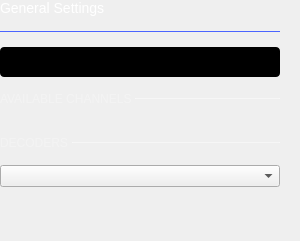
                   <widget class="QWidget" name="scrollAreaWidgetContents">
                    <property name="geometry">
                     <rect>
                      <x>0</x>
                      <y>0</y>
                      <width>300</width>
                      <height>241</height>
                     </rect>
                    </property>
                    <property name="sizePolicy">
                     <sizepolicy hsizetype="Expanding" vsizetype="Preferred">
                      <horstretch>0</horstretch>
                      <verstretch>0</verstretch>
                     </sizepolicy>
                    </property>
                    <layout class="QVBoxLayout" name="verticalLayout_6">
                     <property name="spacing">
                      <number>15</number>
                     </property>
                     <property name="leftMargin">
                      <number>0</number>
                     </property>
                     <property name="topMargin">
                      <number>0</number>
                     </property>
                     <property name="rightMargin">
                      <number>20</number>
                     </property>
                     <property name="bottomMargin">
                      <number>0</number>
                     </property>
                     <item>
                      <widget class="QLabel" name="label_3">
                       <property name="styleSheet">
                        <string notr="true">color: white;
font-size: 14px;
font-weight: normal;
</string>
                       </property>
                       <property name="text">
                        <string>General Settings</string>
                       </property>
                      </widget>
                     </item>
                     <item>
                      <widget class="Line" name="line">
                       <property name="maximumSize">
                        <size>
                         <width>16777215</width>
                         <height>1</height>
                        </size>
                       </property>
                       <property name="styleSheet">
                        <string notr="true">border: 2px solid #4a64ff</string>
                       </property>
                       <property name="frameShadow">
                        <enum>QFrame::Plain</enum>
                       </property>
                       <property name="lineWidth">
                        <number>2</number>
                       </property>
                       <property name="orientation">
                        <enum>Qt::Horizontal</enum>
                       </property>
                      </widget>
                     </item>
                     <item>
                      <layout class="QVBoxLayout" name="sweepSettingLayout">
                       <property name="spacing">
                        <number>15</number>
                       </property>
                      </layout>
                     </item>
                     <item>
                      <widget class="adiscope::CustomSwitch" name="btnStreamOneShot">
                       <property name="styleSheet">
                        <string notr="true">QPushButton {
min-height: 30px;
max-height: 30px;
min-width: 280px;
max-width: 280px;
background-color: black;
border-radius: 4px;
}

QPushButton:disabled {
background-color: qlineargradient(spread:pad, x1:0.5, y1:0, x2:0.501, y2:0, stop:0 #727273, stop:1 #141416);
}

QWidget#handle {
min-height: 30px;
max-height: 30px;
min-width: 142px;
max-width: 142px;
background-color: #4a64ff;
border-radius: 2px;
}

QWidget#handle:disabled {
background-color: #aaaaaa;
}

QLabel {
margin-top: 6px;
background-color: transparent;
line-height: 19px;
}

QLabel#on {
margin-top: 0px;
min-height:30px;
max-height:30px;
min-width:140px;
max-width:140px;
qproperty-alignment: AlignCenter AlignCenter;
margin-left: 0px;
color: white;
}

QLabel#on:disabled {
color: rgba(255,255,255,102);
}

QLabel#off {
margin-top: 0px;
min-height:30px;
max-height:30px;
min-width:140px;
max-width:140px;
margin-left: 140px;
color: white;
qproperty-alignment: AlignCenter AlignCenter;
}

QLabel#off:disabled {
color: rgba(255,255,255,51);
}
</string>
                       </property>
                       <property name="text">
                        <string/>
                       </property>
                       <property name="checkable">
                        <bool>true</bool>
                       </property>
                       <property name="checked">
                        <bool>true</bool>
                       </property>
                       <property name="leftText" stdset="0">
                        <string>OneShot</string>
                       </property>
                       <property name="rightText" stdset="0">
                        <string>Stream</string>
                       </property>
                       <property name="duration" stdset="0">
                        <number>100</number>
                       </property>
                      </widget>
                     </item>
                     <item>
                      <layout class="QHBoxLayout" name="subTitleLayout">
                       <property name="spacing">
                        <number>0</number>
                       </property>
                       <property name="topMargin">
                        <number>0</number>
                       </property>
                       <item>
                        <widget class="QLabel" name="label_6">
                         <property name="styleSheet">
                          <string notr="true">QLabel {
  font-size: 12px;
color: rgba(255, 255, 255, 70);
font-weight: normal;
}</string>
                         </property>
                         <property name="text">
                          <string>AVAILABLE CHANNELS </string>
                         </property>
                        </widget>
                       </item>
                       <item>
                        <widget class="Line" name="line_3">
                         <property name="sizePolicy">
                          <sizepolicy hsizetype="Expanding" vsizetype="Fixed">
                           <horstretch>0</horstretch>
                           <verstretch>0</verstretch>
                          </sizepolicy>
                         </property>
                         <property name="maximumSize">
                          <size>
                           <width>16777215</width>
                           <height>1</height>
                          </size>
                         </property>
                         <property name="styleSheet">
                          <string notr="true">border: 1px solid rgba(255, 255, 255, 70);</string>
                         </property>
                         <property name="orientation">
                          <enum>Qt::Horizontal</enum>
                         </property>
                        </widget>
                       </item>
                      </layout>
                     </item>
                     <item>
                      <widget class="QWidget" name="widget_2" native="true">
                       <property name="styleSheet">
                        <string notr="true">QCheckBox {
  spacing: 8px;
  background-color: transparent;
  font-size: 14px;
  font-weight: bold;

color: rgba(255, 255, 255, 153);
}

QCheckBox::indicator {
width: 14px;
  height: 14px;
  border: 2px solid rgb(74,100,255);
  border-radius: 4px;
}
QCheckBox::indicator:unchecked { background-color: transparent; }
QCheckBox::indicator:checked { background-color: rgb(74,100,255); }

QPushButton {
width: 40px;
  height: 20px;
  background-color: transparent;
}
QPushButton:pressed { border-image: url(:/icons/setup_btn_checked.svg); }
QPushButton:!pressed { border-image: url(:/icons/setup_btn_unchecked.svg); }
QPushButton:hover:!pressed:!checked { border-image: url(:/icons/setup_btn_hover.svg); }
QPushButton:checked { border-image: url(:/icons/setup_btn_checked.svg); }

QLabel {
font-size: 14px;
  font-weight: bold;

color: rgba(255, 255, 255, 153);
}</string>
                       </property>
                       <layout class="QVBoxLayout" name="verticalLayout_7">
                        <property name="spacing">
                         <number>0</number>
                        </property>
                        <property name="leftMargin">
                         <number>0</number>
                        </property>
                        <property name="topMargin">
                         <number>0</number>
                        </property>
                        <property name="rightMargin">
                         <number>0</number>
                        </property>
                        <property name="bottomMargin">
                         <number>0</number>
                        </property>
                        <item>
                         <layout class="QGridLayout" name="channelEnumeratorLayout">
                          <property name="topMargin">
                           <number>0</number>
                          </property>
                          <property name="spacing">
                           <number>15</number>
                          </property>
                         </layout>
                        </item>
                       </layout>
                      </widget>
                     </item>
                     <item>
                      <layout class="QHBoxLayout" name="horizontalLayout_2">
                       <property name="spacing">
                        <number>0</number>
                       </property>
                       <property name="topMargin">
                        <number>0</number>
                       </property>
                       <item>
                        <widget class="QLabel" name="label_7">
                         <property name="sizePolicy">
                          <sizepolicy hsizetype="Preferred" vsizetype="Preferred">
                           <horstretch>0</horstretch>
                           <verstretch>0</verstretch>
                          </sizepolicy>
                         </property>
                         <property name="styleSheet">
                          <string notr="true">QLabel {
  font-size: 12px;
color: rgba(255, 255, 255, 70);
font-weight: normal;
}</string>
                         </property>
                         <property name="text">
                          <string>DECODERS </string>
                         </property>
                        </widget>
                       </item>
                       <item>
                        <widget class="Line" name="line_4">
                         <property name="sizePolicy">
                          <sizepolicy hsizetype="Expanding" vsizetype="Fixed">
                           <horstretch>0</horstretch>
                           <verstretch>0</verstretch>
                          </sizepolicy>
                         </property>
                         <property name="maximumSize">
                          <size>
                           <width>16777215</width>
                           <height>1</height>
                          </size>
                         </property>
                         <property name="styleSheet">
                          <string notr="true">border: 1px solid rgba(255, 255, 255, 70);</string>
                         </property>
                         <property name="orientation">
                          <enum>Qt::Horizontal</enum>
                         </property>
                        </widget>
                       </item>
                      </layout>
                     </item>
                     <item>
                      <widget class="QComboBox" name="addDecoderComboBox">
                       <property name="focusPolicy">
                        <enum>Qt::NoFocus</enum>
                       </property>
                      </widget>
                     </item>
                     <item>
                      <widget class="QWidget" name="widget_4" native="true">
                       <property name="styleSheet">
                        <string notr="true">QCheckBox {
  spacing: 8px;
  background-color: transparent;
  font-size: 14px;
  font-weight: bold;

color: rgba(255, 255, 255, 153);
}

QCheckBox::indicator {
width: 14px;
  height: 14px;
  border: 2px solid rgb(74,100,255);
  border-radius: 4px;
}
QCheckBox::indicator:unchecked { background-color: transparent; }
QCheckBox::indicator:checked { background-color: rgb(74,100,255); }

QPushButton {
width: 40px;
  height: 20px;
  background-color: transparent;
}
QPushButton:pressed { border-image: url(:/icons/setup_btn_checked.svg); }
QPushButton:!pressed { border-image: url(:/icons/setup_btn_unchecked.svg); }
QPushButton:hover:!pressed:!checked { border-image: url(:/icons/setup_btn_hover.svg); }
QPushButton:checked { border-image: url(:/icons/setup_btn_checked.svg); }

QLabel {
font-size: 14px;
  font-weight: bold;

color: rgba(255, 255, 255, 153);
}</string>
                       </property>
                       <layout class="QVBoxLayout" name="verticalLayout_8">
                        <property name="spacing">
                         <number>0</number>
                        </property>
                        <property name="leftMargin">
                         <number>0</number>
                        </property>
                        <property name="topMargin">
                         <number>0</number>
                        </property>
                        <property name="rightMargin">
                         <number>0</number>
                        </property>
                        <property name="bottomMargin">
                         <number>0</number>
                        </property>
                        <item>
                         <layout class="QGridLayout" name="decoderEnumeratorLayout">
                          <property name="topMargin">
                           <number>0</number>
                          </property>
                          <property name="spacing">
                           <number>15</number>
                          </property>
                         </layout>
                        </item>
                       </layout>
                      </widget>
                     </item>
                     <item>
                      <spacer name="verticalSpacer">
                       <property name="orientation">
                        <enum>Qt::Vertical</enum>
                       </property>
                       <property name="sizeHint" stdset="0">
                        <size>
                         <width>20</width>
                         <height>40</height>
                        </size>
                       </property>
                      </spacer>
                     </item>
                    </layout>
                   </widget>
